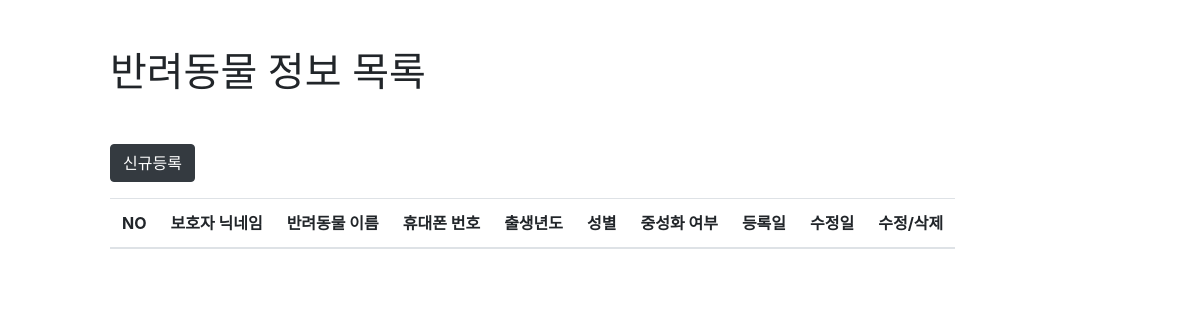
/dogtag/doginfo/, run on an earlier commit of the app's database.
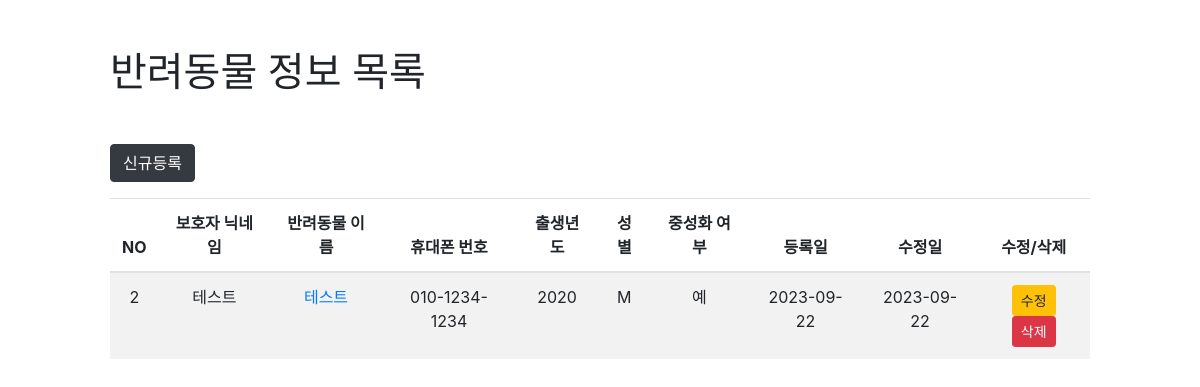
And on a later commit of the database.
### dogtag/models.py (models this page shows, shortened)
class DogInfo(models.Model):
    class Meta:
        app_label = 'dogtag'
    guardian_nickname = models.CharField(max_length=50, null=False)
    dog_name = models.CharField(max_length=50, null=False)
    phone_number = models.CharField(max_length=20, null=False)
    birth_year = models.CharField(max_length=4, null=True, blank=True)
    GENDER_CHOICES = [('M', '남아'), ('F', '여아')]
    gender = models.CharField(max_length=1, choices=GENDER_CHOICES)
    is_neutered = models.BooleanField(default=False)
    dog_image = models.ImageField(upload_to=get_upload_to, null=True, blank=True)  # upload_to를 함수로 설정
    created_at = models.DateTimeField(auto_now_add=True)
    updated_at = models.DateTimeField(auto_now=True)

### dogtag/views.py (the view)
# urls.py: path('doginfo/', DogInfoListView.as_view(), name='doginfo_list'),
class DogInfoListView(ListView):
    model = DogInfo
    template_name = 'doginfo_list.html'

### dogtag/templates/doginfo_list.html (shortened to what this page needs)
<!DOCTYPE html>
<html lang="en">
<head>
    <link href="https://maxcdn.bootstrapcdn.com/bootstrap/4.5.2/css/bootstrap.min.css" rel="stylesheet">
</head>
<body>
    <div class="container-custom mt-5">
        <h1 class="mb-5">반려동물 정보 목록</h1>
        <div><a href="{% url 'dogtag:doginfo_create' %}" class="btn btn-dark mb-3">신규등록</a></div>
        <table class="table table-striped table-responsive">
            <thead>
                <tr>
                    <th>NO</th>
                    <th>보호자 닉네임</th>
                    <th>반려동물 이름</th>
                    <th>휴대폰 번호</th>
                    <th>출생년도</th>
                    <th>성별</th>
                    <th>중성화 여부</th>
                    <th>등록일</th>
                    <th>수정일</th>
                    <th>수정/삭제</th>
                </tr>
            </thead>
            <tbody>
                {% for doginfo in object_list %}
                <tr>
                    <td>{{ doginfo.id }}</td>
                    <td>{{ doginfo.guardian_nickname }}</td>
                    <td><a href="{% url 'dogtag:doginfo_detail' doginfo.id %}">{{ doginfo.dog_name }}</a></td>
                    <td>{{ doginfo.phone_number }}</td>
                    <td>{{ doginfo.birth_year }}</td>
                    <td>{{ doginfo.gender }}</td>
                    <td>{{ doginfo.is_neutered|yesno:"예,아니오" }}</td>
                    <td>{{ doginfo.created_at|date:"Y-m-d" }}</td>
                    <td>{{ doginfo.updated_at|date:"Y-m-d" }}</td>
                    <td>
                        <a href="{% url 'dogtag:doginfo_update' doginfo.id %}" class="btn btn-sm btn-warning">수정</a>
                        <button onclick="deleteDogInfo({{ doginfo.id }})" class="btn btn-sm btn-danger">삭제</button>
                    </td>
                </tr>
                {% endfor %}
            </tbody>
        </table>
    </div>
</body>
</html>

### dogtag/templates/doginfo_list.html (style rules this page uses)
.table th, .table td { text-align: center; }
.container-custom { max-width: 980px; margin: auto; }

What changed in the data, as far as the page shows it:
added DogInfo: id "2", guardian_nickname "테스트", dog_name "테스트", phone_number "010-1234-1234", birth_year "2020", gender "M", is_neutered "예", created_at "2023-09-22", updated_at "2023-09-22"
